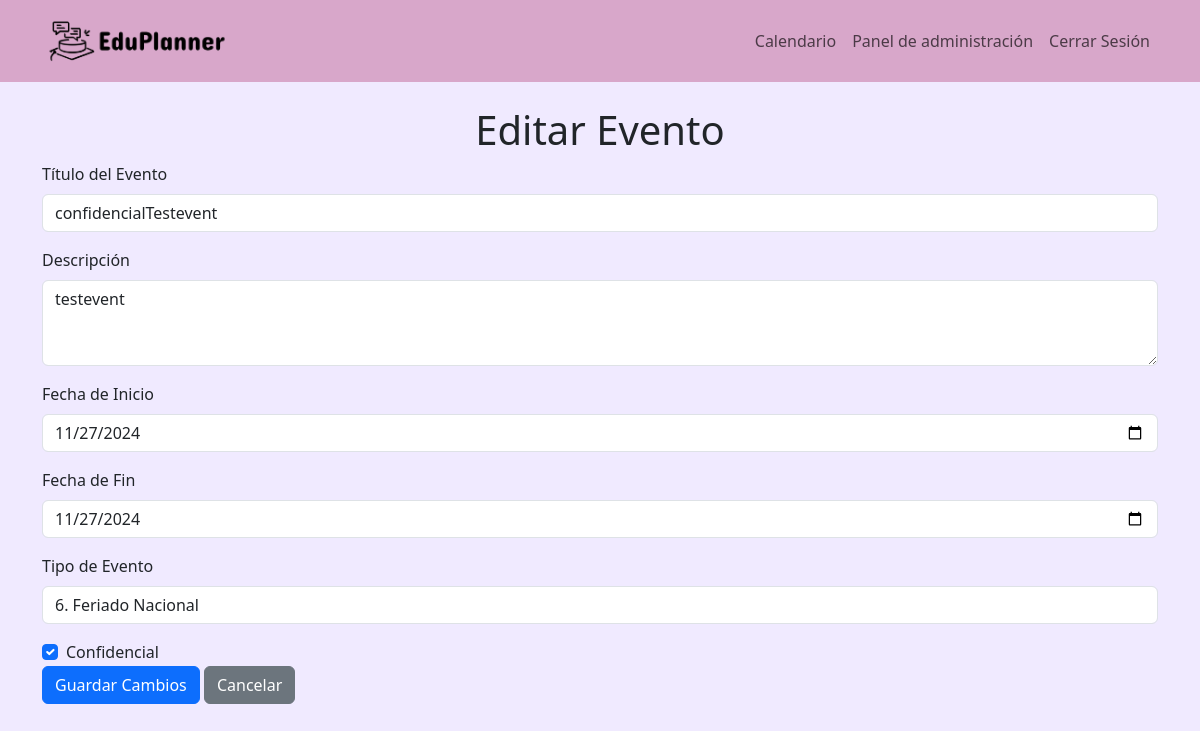
Before: /editar-evento/5/ (signed in) with the older database file.
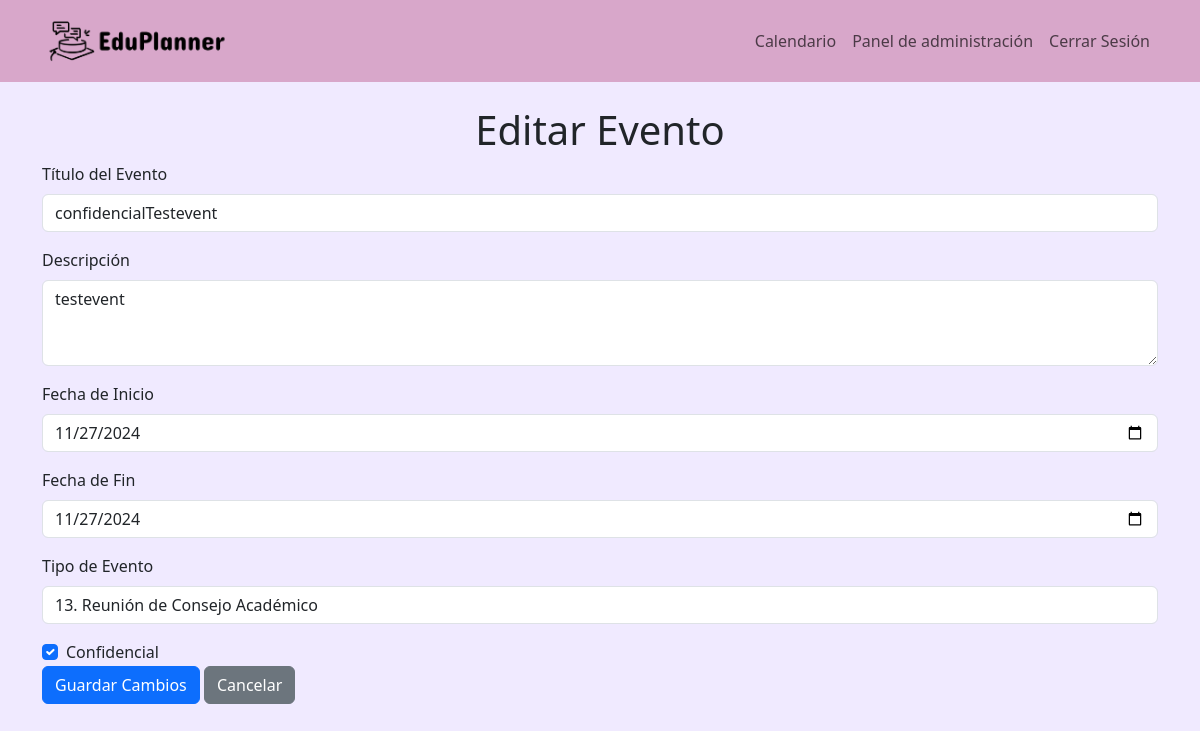
After: the same page with the newer database file.
### Calendar/models.py (models this page shows, shortened)
class EventosAcademicos(models.Model):
    LISTA_TIPOS = {
        "1": "1. Inicio de Semestre",
        "2": "2. Fin de Semestre",
        "3": "3. Inicio de Inscripción de Asignaturas",
        "4": "4. Fin de Inscripción de Asignaturas",
        "5": "5. Receso Académico",
        "6": "6. Feriado Nacional", # Default 4 Feriados
        "7": "7. Feriado Regional",
        "8": "8. Inicio de Plazos de Solicitudes Administrativas",
        "9": "9. Fin de Plazos de Solicitudes Administrativas",
        "10": "10. Inicio de Plazos para la Gestión de Beneficios",
        "11": "11. Fin de Plazos para la Gestión de Beneficios",
        "12": "12. Ceremonia de Titulación o Graduación",
        "13": "13. Reunión de Consejo Académico",
        "14": "14. Talleres y Charlas",
        "15": "15. Día de Orientación para Nuevos Estudiantes",
        "16": "16. Eventos Extracurriculares",
        "17": "17. Inicio de Clases",
        "18": "18. Último Día de Clases",
        "19": "19. Día de Puertas Abiertas",
        "20": "20. Suspensión de Actividades Completa",
        "21": "21. Suspensión de Actividades Parcial",
    }
    titulo = models.CharField(max_length=200)
    descripcion = models.TextField(blank=True)
    fecha_inicio = models.DateField()
    fecha_fin = models.DateField()
    tipo = models.CharField(max_length=3, choices=LISTA_TIPOS.items())
    confidencial = models.BooleanField(default=False)

### eduplanner/views.py (the view, shortened to what this page needs)
# urls.py: path('editar-evento/<int:evento_id>/', views.editar_evento, name='editar_evento'),
@login_required
def editar_evento(request, evento_id):
    if request.user.groups.filter(name='Académicos').exists() or request.user.groups.filter(name='Comité Académico').exists():
        evento = get_object_or_404(EventosAcademicos, id=evento_id)
        lista_tipos = dict(EventosAcademicos.LISTA_TIPOS)  # Obtener los tipos de evento
        return render(request, 'editar_evento.html', {'evento': evento, 'lista_tipos': lista_tipos})
    else:
        return redirect('pag_principal')

### eduplanner/context_processors.py (called while the page is built)
def verificar_autorizacion(request):
    if request.user.is_authenticated:
        autorizacion = request.user.groups.filter(name__in=['Académicos', 'Comité Académico']).exists()
    else:
        autorizacion = False
    return {'autorizacion': autorizacion}

### eduplanner/templates/editar_evento.html (shortened to what this page needs)
{% extends 'base.html' %}
{% block content %}
<div class="container">
    <br>
    <h1 class="text-center">Editar Evento</h1>
    <form method="POST">
        <div class="mb-3">
            <label for="titulo" class="form-label">Título del Evento</label>
            <input type="text" class="form-control" id="titulo" name="titulo" value="{{ evento.titulo }}" required>
        </div>
        <div class="mb-3">
            <label for="descripcion" class="form-label">Descripción</label>
            <textarea class="form-control" id="descripcion" name="descripcion" rows="3" required>{{ evento.descripcion }}</textarea>
        </div>
        <div class="mb-3">
            <label for="fecha_inicio" class="form-label">Fecha de Inicio</label>
            <input type="date" class="form-control" id="fecha_inicio" name="fecha_inicio" value="{{ evento.fecha_inicio|date:'Y-m-d' }}" required>
        </div>
        <div class="mb-3">
            <label for="fecha_fin" class="form-label">Fecha de Fin</label>
            <input type="date" class="form-control" id="fecha_fin" name="fecha_fin" value="{{ evento.fecha_fin|date:'Y-m-d' }}">
        </div>
        <div class="mb-3">
            <label for="tipo" class="form-label">Tipo de Evento</label>
            <select class="form-control" id="tipo" name="tipo" required>
                {% for clave, valor in lista_tipos.items %}
                    <option value="{{ clave }}" {% if clave == evento.tipo %}selected{% endif %}>{{ valor }}</option>
                {% endfor %}
            </select>
        </div>
        <div class="form-check">
            <input type="checkbox" class="form-check-input" id="confidencial" name="confidencial"
                {% if evento.confidencial %}checked{% endif %}>
            <label for="confidencial" class="form-check-label">Confidencial</label>
        </div>
        <button type="submit" class="btn btn-primary">Guardar Cambios</button>
        <a href="{% url 'panel_admin' %}" class="btn btn-secondary">Cancelar</a>
    </form>
    <br>
</div>
{% endblock %}

Changed rows visible on the page:
changed EventosAcademicos "confidencialTestevent": tipo "6. Feriado Nacional" → "13. Reunión de Consejo Académico"
